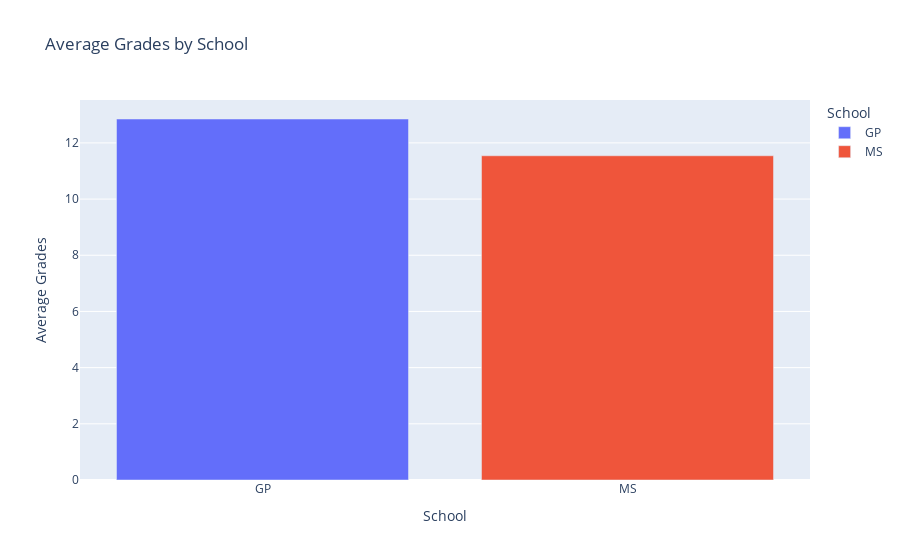

Write notebook code for a chart like this one.
### Code cell
import pandas as pd
import plotly.express as px

# Assume df is your DataFrame containing the data

# Calculate the average grades for students from each school
average_grades_by_school = df.groupby('school')['G3'].mean().reset_index()

# Create a bar chart for average grades by school
fig = px.bar(average_grades_by_school, x='school', y='G3', 
             title='Average Grades by School',
             labels={'school': 'School', 'G3': 'Average Grades'},color="school")

# Display the bar chart
#fig.show()

### Figure 1 — Plotly figure (JSON) as saved in the notebook; plotly's stock layout.template omitted (floating-point values rounded to 4 significant figures)
{"data": [{"alignmentgroup": "True", "hovertemplate": "School=%{x}<br>Average Grades=%{y}<extra></extra>", "legendgroup": "GP", "marker": {"color": "#636efa", "pattern": {"shape": ""}}, "name": "GP", "offsetgroup": "GP", "orientation": "v", "showlegend": true, "textposition": "auto", "type": "bar", "x": ["GP"], "xaxis": "x", "y": [12.85], "yaxis": "y"}, {"alignmentgroup": "True", "hovertemplate": "School=%{x}<br>Average Grades=%{y}<extra></extra>", "legendgroup": "MS", "marker": {"color": "#EF553B", "pattern": {"shape": ""}}, "name": "MS", "offsetgroup": "MS", "orientation": "v", "showlegend": true, "textposition": "auto", "type": "bar", "x": ["MS"], "xaxis": "x", "y": [11.54], "yaxis": "y"}], "layout": {"barmode": "relative", "legend": {"title": {"text": "School"}, "tracegroupgap": 0}, "title": {"text": "Average Grades by School"}, "xaxis": {"anchor": "y", "categoryarray": ["GP", "MS"], "categoryorder": "array", "domain": [0, 1], "title": {"text": "School"}}, "yaxis": {"anchor": "x", "domain": [0, 1], "title": {"text": "Average Grades"}}}}
